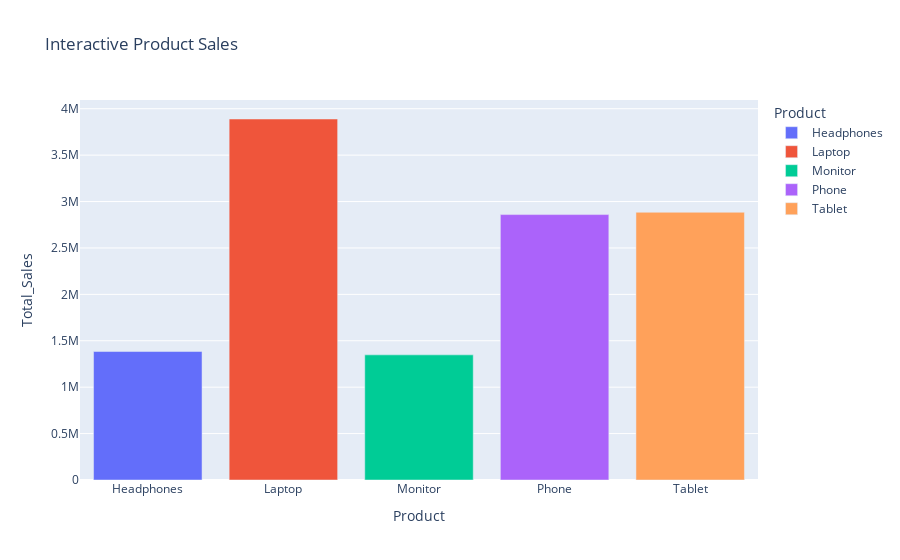

Notebook cell for this chart:
### Code cell
df['Date'] = pd.to_datetime(df['Date'])

# Extract month
df['Month'] = df['Date'].dt.month

# -----------------------------
# 1. BOX PLOT (Price Distribution)
# -----------------------------

plt.figure()
sns.boxplot(x='Product', y='Price', data=df)
plt.title("Price Distribution by Product")
plt.tight_layout()
plt.savefig("visualizations/boxplot_price.png")
plt.close()

# -----------------------------
# 2. VIOLIN PLOT (Sales Distribution)
# -----------------------------

plt.figure()
sns.violinplot(x='Product', y='Total_Sales', data=df)
plt.title("Sales Distribution by Product")
plt.tight_layout()
plt.savefig("visualizations/violinplot_sales.png")
plt.close()

# -----------------------------
# 3. HEATMAP (Correlation)
# -----------------------------

plt.figure()
corr = df[['Quantity', 'Price', 'Total_Sales']].corr()
sns.heatmap(corr, annot=True, cmap="coolwarm")
plt.title("Correlation Heatmap")
plt.tight_layout()
plt.savefig("visualizations/heatmap_correlation.png")
plt.close()

# -----------------------------
# 4. BAR CHART (Product Sales)
# -----------------------------

product_sales = df.groupby('Product')['Total_Sales'].sum().reset_index()

plt.figure()
sns.barplot(x='Product', y='Total_Sales', data=product_sales)
plt.title("Total Sales by Product")
plt.tight_layout()
plt.savefig("visualizations/product_sales_bar.png")
plt.close()

# -----------------------------
# 5. LINE CHART (Monthly Sales)
# -----------------------------

monthly_sales = df.groupby('Month')['Total_Sales'].sum().reset_index()

plt.figure()
sns.lineplot(x='Month', y='Total_Sales', data=monthly_sales, marker='o')
plt.title("Monthly Sales Trend")
plt.tight_layout()
plt.savefig("visualizations/monthly_sales_line.png")
plt.close()

# -----------------------------
# 6. INTERACTIVE PLOT (PLOTLY)
# -----------------------------

fig = px.bar(
    product_sales,
    x='Product',
    y='Total_Sales',
    title="Interactive Product Sales",
    color='Product'
)

fig.show()

print("✅ Dashboard visualizations created successfully!")

### Figure 1 — Plotly figure (JSON) as saved in the notebook; plotly's stock layout.template omitted (floating-point values rounded to 4 significant figures)
{"data": [{"hovertemplate": "Product=%{x}<br>Total_Sales=%{y}<extra></extra>", "legendgroup": "Headphones", "marker": {"color": "#636efa", "pattern": {"shape": ""}}, "name": "Headphones", "orientation": "v", "showlegend": true, "textposition": "auto", "type": "bar", "x": ["Headphones"], "xaxis": "x", "y": [1384033], "yaxis": "y"}, {"hovertemplate": "Product=%{x}<br>Total_Sales=%{y}<extra></extra>", "legendgroup": "Laptop", "marker": {"color": "#EF553B", "pattern": {"shape": ""}}, "name": "Laptop", "orientation": "v", "showlegend": true, "textposition": "auto", "type": "bar", "x": ["Laptop"], "xaxis": "x", "y": [3889210], "yaxis": "y"}, {"hovertemplate": "Product=%{x}<br>Total_Sales=%{y}<extra></extra>", "legendgroup": "Monitor", "marker": {"color": "#00cc96", "pattern": {"shape": ""}}, "name": "Monitor", "orientation": "v", "showlegend": true, "textposition": "auto", "type": "bar", "x": ["Monitor"], "xaxis": "x", "y": [1348071], "yaxis": "y"}, {"hovertemplate": "Product=%{x}<br>Total_Sales=%{y}<extra></extra>", "legendgroup": "Phone", "marker": {"color": "#ab63fa", "pattern": {"shape": ""}}, "name": "Phone", "orientation": "v", "showlegend": true, "textposition": "auto", "type": "bar", "x": ["Phone"], "xaxis": "x", "y": [2859394], "yaxis": "y"}, {"hovertemplate": "Product=%{x}<br>Total_Sales=%{y}<extra></extra>", "legendgroup": "Tablet", "marker": {"color": "#FFA15A", "pattern": {"shape": ""}}, "name": "Tablet", "orientation": "v", "showlegend": true, "textposition": "auto", "type": "bar", "x": ["Tablet"], "xaxis": "x", "y": [2884340], "yaxis": "y"}], "layout": {"barmode": "relative", "legend": {"title": {"text": "Product"}, "tracegroupgap": 0}, "title": {"text": "Interactive Product Sales"}, "xaxis": {"anchor": "y", "categoryarray": ["Headphones", "Laptop", "Monitor", "Phone", "Tablet"], "categoryorder": "array", "domain": [0, 1], "title": {"text": "Product"}}, "yaxis": {"anchor": "x", "domain": [0, 1], "title": {"text": "Total_Sales"}}}}
